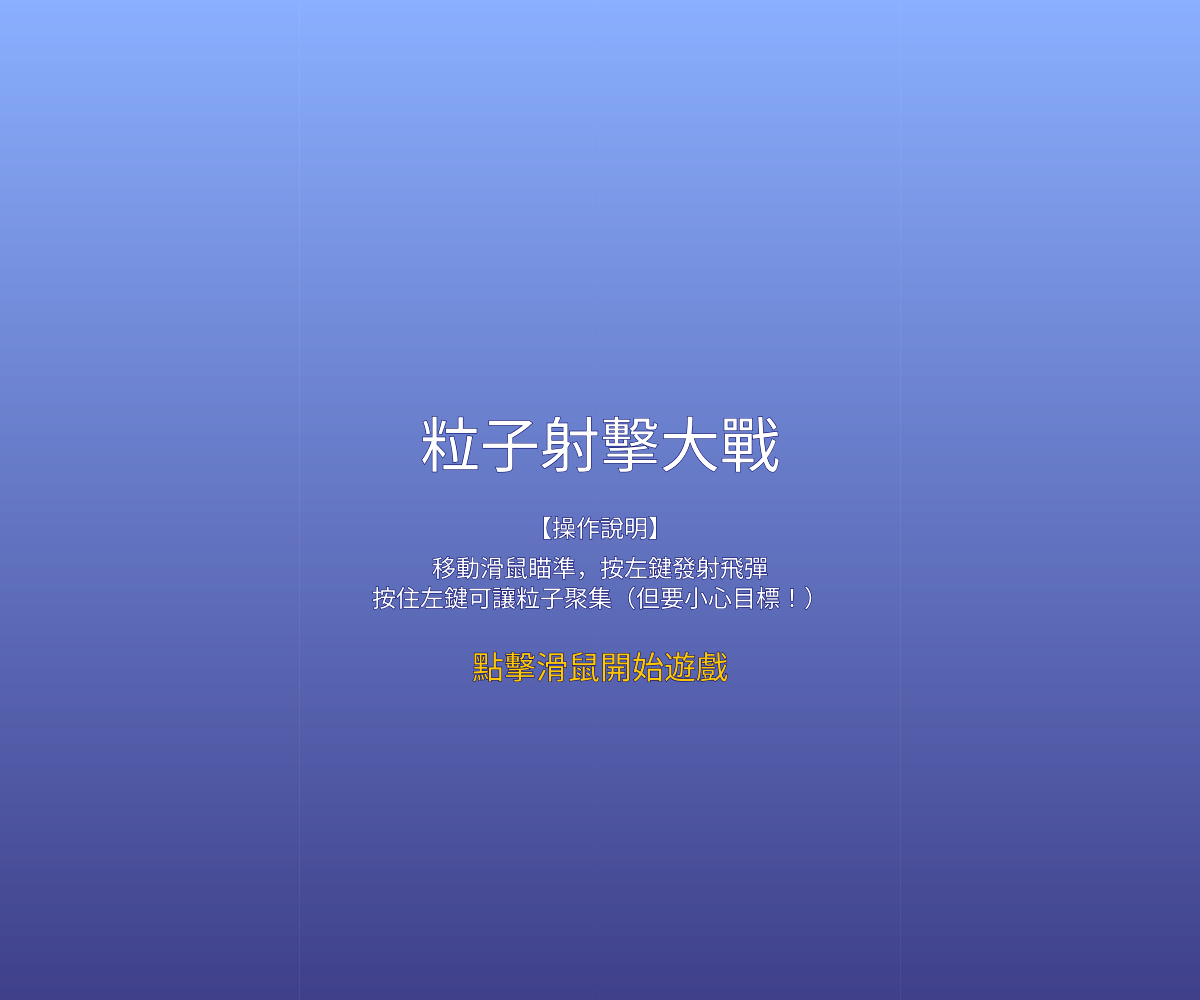
Frame 1 (no input)
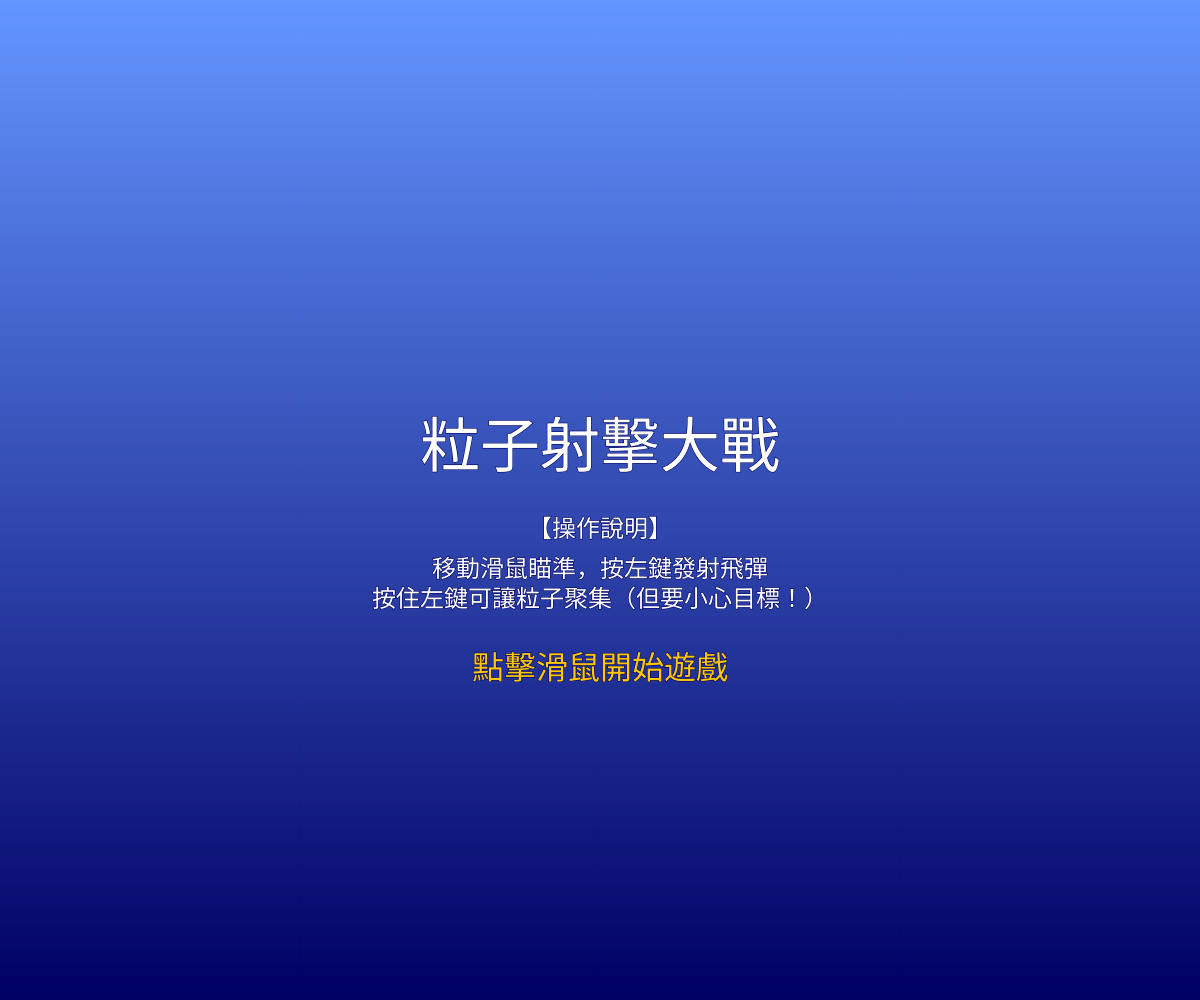
Frame 60 (no input)
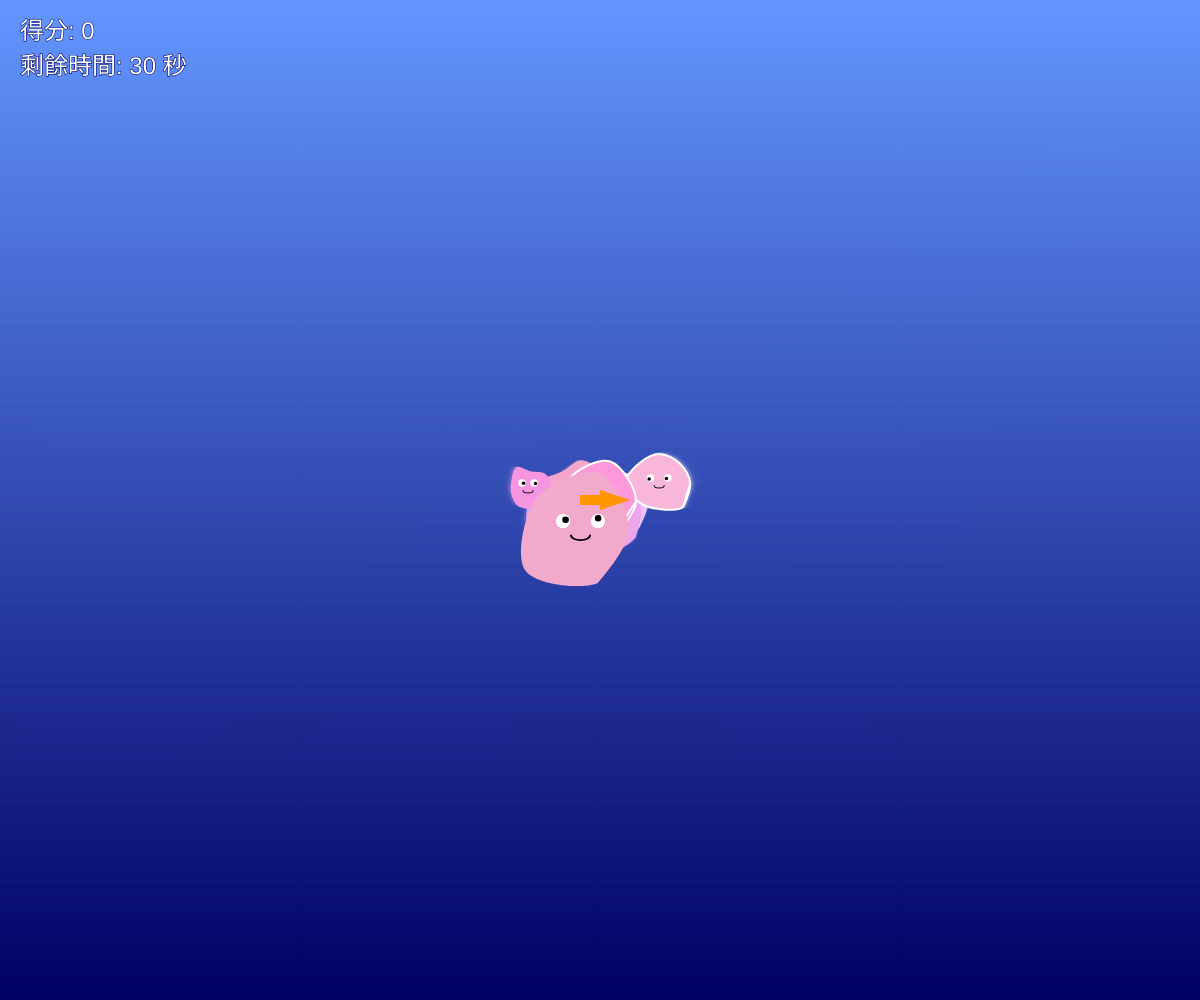
Frame 120 (the mouse pressed at the canvas centre since frame 60)

The p5.js sketch that drew these frames (run headless with seeded random() and noise() and a simulated clock; from frame 60 on, the mouse is pressed at the canvas centre):

// p5.js sketch
// ── sketch.js
let particles = [];
let missiles = [];
let explosions = [];
let bombs = [];
let clocks = [];
let minParticles = 10;
let score = 0;
let gameState = "START"; // START, PLAYING, END
let gameTimer = 30;      // 遊戲時長設定為 30 秒
let difficultyMultiplier = 1; // 難度倍率
let lastBombSpawnTime = 0;    // 記錄上次炸彈生成的遊戲時間
let lastClockSpawnTime = 0;   // 記錄上次時鐘生成的遊戲時間
let recoil = 0;               // 記錄發射後的後座力偏移量
let screenShake = 0;          // 記錄畫面震動強度

function setup() {
  createCanvas(windowWidth, windowHeight);
  resetGame();
}

function draw() {
  drawGradient();
  
  if (gameState === "START") {
    drawStartScreen();
  } else if (gameState === "PLAYING") {
    playGame();
  } else if (gameState === "END") {
    drawEndScreen();
  }
}

function playGame() {
  // 更新倒數計時
  gameTimer -= deltaTime / 1000;
  
  // 更新後座力 (使用 lerp 讓它平滑回復到 0)
  recoil = lerp(recoil, 0, 0.15);
  
  // 更新畫面震動 (平滑衰減)
  screenShake = lerp(screenShake, 0, 0.1);

  // 畫面震動效果：在繪製任何東西前移動座標系
  push();
  if (screenShake > 0.1) {
    translate(random(-screenShake, screenShake), random(-screenShake, screenShake));
  }

  // 計算難度係數：隨著時間推移從 1.0 增加到 2.0
  let elapsedTime = 30 - gameTimer;
  difficultyMultiplier = map(elapsedTime, 0, 30, 1, 2);

  if (gameTimer <= 0) {
    gameTimer = 0;
    gameState = "END";
  }

  // 處理飛彈
  for (let i = missiles.length - 1; i >= 0; i--) {
    missiles[i].update();
    missiles[i].display();
    if (missiles[i].isOffScreen()) missiles.splice(i, 1);
  }
  
  // 處理粒子
  for (let p of particles) {
    p.update();
    p.display();
    p.checkHover();
  }

  // 處理爆炸特效
  for (let i = explosions.length - 1; i >= 0; i--) {
    explosions[i].display();
    if (explosions[i].isFinished()) explosions.splice(i, 1);
  }

  // 處理炸彈道具生成 (每 10 秒)
  if (elapsedTime - lastBombSpawnTime >= 10) {
    bombs.push(new Bomb(random(100, width - 100), random(100, height - 100)));
    lastBombSpawnTime = elapsedTime;
  }

  // 顯示炸彈
  for (let b of bombs) {
    b.display();
  }

  // 處理時鐘道具生成 (每 15 秒)
  if (elapsedTime - lastClockSpawnTime >= 15) {
    clocks.push(new Clock(random(100, width - 100), random(100, height - 100)));
    lastClockSpawnTime = elapsedTime;
  }

  // 顯示時鐘
  for (let c of clocks) {
    c.display();
  }

  checkCollisions();
  drawArrow();
  drawScore();
  pop(); // 結束震動影響範圍
}

function drawStartScreen() {
  fill(255);
  textAlign(CENTER, CENTER);
  textSize(60);
  text("粒子射擊大戰", width / 2, height / 2 - 50);
  textSize(24);
  text("【操作說明】", width / 2, height / 2 + 30);
  text("移動滑鼠瞄準，按左鍵發射飛彈", width / 2, height / 2 + 70);
  text("按住左鍵可讓粒子聚集（但要小心目標！）", width / 2, height / 2 + 100);
  textSize(32);
  fill(255, 200, 0);
  text("點擊滑鼠開始遊戲", width / 2, height / 2 + 170);
}

function drawEndScreen() {
  fill(255);
  textAlign(CENTER, CENTER);
  textSize(60);
  text("時間到！", width / 2, height / 2 - 50);
  textSize(40);
  fill(255, 255, 0);
  text(`最終得分: ${score}`, width / 2, height / 2 + 20);
  textSize(24);
  fill(255);
  text("點擊滑鼠重新挑戰", width / 2, height / 2 + 100);
}

function resetGame() {
  score = 0;
  gameTimer = 30;
  particles = [];
  missiles = [];
  explosions = [];
  bombs = [];
  clocks = [];
  lastBombSpawnTime = 0;
  lastClockSpawnTime = 0;
  recoil = 0;
  screenShake = 0;
  for (let i = 0; i < minParticles; i++) {
    particles.push(new Particle(random(width), random(height)));
  }
  pickRandomTrigger();
}

function drawGradient() {
  let colorTop = color(100, 150, 255);    // 淺藍色
  let colorBottom = color(0, 0, 100);     // 深藍色
  
  for (let y = 0; y <= height; y++) {
    let inter = map(y, 0, height, 0, 1);
    let c = lerpColor(colorTop, colorBottom, inter);
    stroke(c);
    line(0, y, width, y);
  }
}

function drawArrow() {
  let angle = atan2(mouseY - height / 2, mouseX - width / 2);
  
  // 根據後座力方向計算偏移 (往發射方向的反方向移動)
  let rx = width / 2 - cos(angle) * recoil;
  let ry = height / 2 - sin(angle) * recoil;

  push();
  translate(rx, ry);
  rotate(angle);
  
  // 繪製箭頭指標
  fill(255, 150, 0);
  noStroke();
  triangle(30, 0, 0, -10, 0, 10);
  rect(-20, -5, 20, 10);
  pop();
}

function drawScore() {
  fill(255);
  textSize(24);
  textAlign(LEFT, TOP);
  text(`得分: ${score}`, 20, 20);
  text(`剩餘時間: ${ceil(gameTimer)} 秒`, 20, 55);
}

function mousePressed() {
  if (gameState === "START" || gameState === "END") {
    resetGame();
    gameState = "PLAYING";
  } else if (gameState === "PLAYING" && mouseButton === LEFT) {
    let angle = atan2(mouseY - height / 2, mouseX - width / 2);
    missiles.push(new Missile(width / 2, height / 2, angle));
    recoil = 15; // 每次射擊時產生 15 單位的後座力
  }
}

function checkCollisions() {
  // 檢查飛彈是否擊中炸彈
  for (let i = bombs.length - 1; i >= 0; i--) {
    let b = bombs[i];
    for (let j = missiles.length - 1; j >= 0; j--) {
      let m = missiles[j];
      let d = dist(m.pos.x, m.pos.y, b.pos.x, b.pos.y);
      if (d < b.size / 2 + 5) {
        // 擊中炸彈！引發全螢幕連鎖爆炸
        screenShake = 30; // 炸彈引發強烈震動
        for (let p of particles) {
          explosions.push(new Explosion(p.pos.x, p.pos.y, p.color));
          score += 5; // 炸彈清場的分數
        }
        particles = [];
        // 補足粒子數量
        while (particles.length < minParticles) {
          particles.push(new Particle(random(width), random(height)));
        }
        pickRandomTrigger();
        bombs.splice(i, 1);
        missiles.splice(j, 1);
        return; // 跳出檢查避免索引問題
      }
    }
  }

  // 檢查飛彈是否擊中時鐘
  for (let i = clocks.length - 1; i >= 0; i--) {
    let c = clocks[i];
    for (let j = missiles.length - 1; j >= 0; j--) {
      let m = missiles[j];
      let d = dist(m.pos.x, m.pos.y, c.pos.x, c.pos.y);
      if (d < c.size / 2 + 5) {
        // 擊中時鐘！增加 5 秒時間
        gameTimer += 5;
        screenShake = 5; // 吃到道具的小震動
        clocks.splice(i, 1);
        missiles.splice(j, 1);
        return; // 跳出檢查避免索引問題
      }
    }
  }

  for (let i = particles.length - 1; i >= 0; i--) {
    for (let j = missiles.length - 1; j >= 0; j--) {
      let d = dist(particles[i].pos.x, particles[i].pos.y, missiles[j].pos.x, missiles[j].pos.y);
      if (d < particles[i].size * particles[i].currentScale) {
        // 擊中時減少血量
        screenShake = 3; // 普通擊中的輕微震動
        particles[i].health--;
        missiles.splice(j, 1); // 飛彈消失

        if (particles[i].health <= 0) {
          // 血量歸零才爆炸並移除
          screenShake = 10; // 擊殺敵人的中等震動
          explosions.push(new Explosion(particles[i].pos.x, particles[i].pos.y, particles[i].color));
          particles.splice(i, 1);
          score += 10;

          // 補足粒子數量
          if (particles.length < minParticles) {
            particles.push(new Particle(random(width), random(height)));
          }
        }
        break;
      }
    }
  }
}

function pickRandomTrigger() {
  // 先重設所有粒子
  for (let p of particles) p.isTrigger = false;
  // 隨機挑選一個
  if (particles.length > 0) {
    let target = random(particles);
    target.isTrigger = true;
  }
}

class Particle {
  constructor(x, y) {
    this.pos = createVector(x, y);
    this.homePos = createVector(x, y); // 儲存粒子的「家」（原始散開的位置）

    // 根據目前的難度決定血量機率
    let r = random();
    let elapsedTime = 30 - gameTimer;
    
    if (elapsedTime > 20 && r > 0.8) {
      this.maxHealth = 3; // 遊戲末期有 20% 機率出現 3 HP 的精英
    } else if (r > (0.9 - (elapsedTime / 60))) { 
      // 強壯型 (2 HP) 出現機率隨時間提高 (從約 10% 增加到 50%)
      this.maxHealth = 2;
    } else {
      this.maxHealth = 1;
    }

    this.health = this.maxHealth;

    this.size = random(40, 80) * (1 + (this.maxHealth - 1) * 0.3); // 血量越多體型越大
    this.speedFactor = random(0.03, 0.08); // 每個粒子的速度都不一樣
    this.color = color(random(200, 255), random(150, 200), random(200, 255));
    this.currentScale = 1.0; // 新增：目前的縮放比例
    this.isTrigger = false;
    this.offsets = [];
    
    // 產生不規則形狀的頂點
    let vertices = floor(random(5, 10));
    for (let i = 0; i < vertices; i++) {
      let angle = map(i, 0, vertices, 0, TWO_PI);
      let r = this.size * random(0.8, 1.2);
      this.offsets.push(createVector(cos(angle) * r, sin(angle) * r));
    }
  }

  update() {
    let targetScale = 1.0;
    if (mouseIsPressed && gameState === "PLAYING") {
      // 當滑鼠按住時，計算朝向滑鼠的向量並移動
      let target = createVector(mouseX, mouseY);
      let force = p5.Vector.sub(target, this.pos);
      force.mult(this.speedFactor * difficultyMultiplier); // 速度受難度加成
      this.pos.add(force);
      targetScale = 0.5; // 聚集時縮小到 50%
    } else {
      // 沒按滑鼠時，計算回到「家」的力
      let homeForce = p5.Vector.sub(this.homePos, this.pos);
      homeForce.mult(this.speedFactor * difficultyMultiplier); // 回家速度也受難度加成
      this.pos.add(homeForce);

      // 同時維持輕微的漂浮感，讓粒子看起來更有生命力
      this.pos.x += sin(frameCount * 0.02 + this.size) * 0.5;
      this.pos.y += cos(frameCount * 0.02 + this.size) * 0.5;
      targetScale = 1.0; // 恢復原狀
    }
    // 使用 lerp 讓縮放過程更平滑 (0.1 是轉換速度)
    this.currentScale = lerp(this.currentScale, targetScale, 0.1);
  }

  display() {
    push();
    translate(this.pos.x, this.pos.y);
    scale(this.currentScale); // 套用縮放比例
    
    // 畫身體
    fill(this.color);
    if (this.health > 2) {
      stroke(255, 215, 0); // 精英型 (3 HP) 金色外框
      strokeWeight(6);
    } else if (this.health > 1) {
      stroke(255); // 健康的強壯粒子有白色外框
      strokeWeight(4);
    } else if (this.maxHealth > 1 && this.health === 1) {
      stroke(255, 0, 0); // 被打過一次的強壯粒子變紅框
      strokeWeight(2);
    } else {
      noStroke();
    }
    beginShape();
    for (let v of this.offsets) {
      curveVertex(v.x, v.y);
    }
    // 封閉曲線需要重複前幾個點
    curveVertex(this.offsets[0].x, this.offsets[0].y);
    curveVertex(this.offsets[1].x, this.offsets[1].y);
    endShape(CLOSE);

    // 畫眼睛
    let eyeSpacing = this.size * 0.3;
    this.drawEye(-eyeSpacing, -10);
    this.drawEye(eyeSpacing, -10);

    // 畫嘴巴
    stroke(0);
    noFill();
    strokeWeight(2);
    arc(0, 5, 20, 10, 0, PI);
    pop();
  }

  drawEye(ox, oy) {
    fill(255);
    noStroke();
    ellipse(ox, oy, 15, 15);
    
    // 瞳孔轉動邏輯：朝向滑鼠
    let angle = atan2(mouseY - (this.pos.y + oy), mouseX - (this.pos.x + ox));
    let px = ox + cos(angle) * 3;
    let py = oy + sin(angle) * 3;
    fill(0);
    ellipse(px, py, 7, 7);
  }

  checkHover() {
    let d = dist(mouseX, mouseY, this.pos.x, this.pos.y);
    // 判定範圍也要跟著縮放比例調整
    if (this.isTrigger && d < this.size * this.currentScale) {
      // 產生新粒子時，給它一個隨機的「家」位置，這樣它沒被聚集時才會散開到全螢幕
      let newP = new Particle(this.pos.x, this.pos.y); 
      newP.homePos = createVector(random(width), random(height));
      particles.push(newP);
      pickRandomTrigger(); // 重新分配目標
    }
  }
}

class Missile {
  constructor(x, y, angle) {
    this.pos = createVector(x, y);
    this.vel = p5.Vector.fromAngle(angle).mult(8);
  }

  update() {
    this.pos.add(this.vel);
  }

  display() {
    push();
    translate(this.pos.x, this.pos.y);
    rotate(this.vel.heading());
    fill(255, 50, 50);
    rect(-10, -2, 10, 4);
    pop();
  }

  isOffScreen() {
    return (this.pos.x < 0 || this.pos.x > width || this.pos.y < 0 || this.pos.y > height);
  }
}

class Explosion {
  constructor(x, y, color) {
    this.pos = createVector(x, y);
    this.color = color;
    this.radius = 0;
    this.alpha = 255;
  }

  display() {
    noFill();
    let c = color(red(this.color), green(this.color), blue(this.color), this.alpha);
    stroke(c);
    strokeWeight(4);
    ellipse(this.pos.x, this.pos.y, this.radius);
    this.radius += 4;
    this.alpha -= 8;
  }

  isFinished() {
    return this.alpha <= 0;
  }
}

class Bomb {
  constructor(x, y) {
    this.pos = createVector(x, y);
    this.size = 50;
  }

  display() {
    push();
    translate(this.pos.x, this.pos.y);
    // 呼吸燈閃爍效果 (紅/橘切換)
    let flash = sin(frameCount * 0.15) * 127 + 128;
    stroke(255, flash, 0);
    strokeWeight(4);
    fill(flash, 20, 20);
    ellipse(0, 0, this.size);
    
    fill(255);
    textAlign(CENTER, CENTER);
    textSize(12);
    textStyle(BOLD);
    text("TNT", 0, 0);
    pop();
  }
}

class Clock {
  constructor(x, y) {
    this.pos = createVector(x, y);
    this.size = 40;
  }

  display() {
    push();
    translate(this.pos.x, this.pos.y);
    stroke(255);
    strokeWeight(2);
    fill(50, 200, 50); // 綠色背景
    ellipse(0, 0, this.size);
    
    // 簡單的時鐘指標
    stroke(255);
    line(0, 0, 0, -this.size / 4);
    line(0, 0, this.size / 4, 0);
    
    noStroke();
    fill(255);
    textAlign(CENTER, CENTER);
    textSize(12);
    textStyle(BOLD);
    text("+5s", 0, this.size / 2 + 12);
    pop();
  }
}

// 當視窗大小改變時自動調整畫布
function windowResized() {
  resizeCanvas(windowWidth, windowHeight);
}
